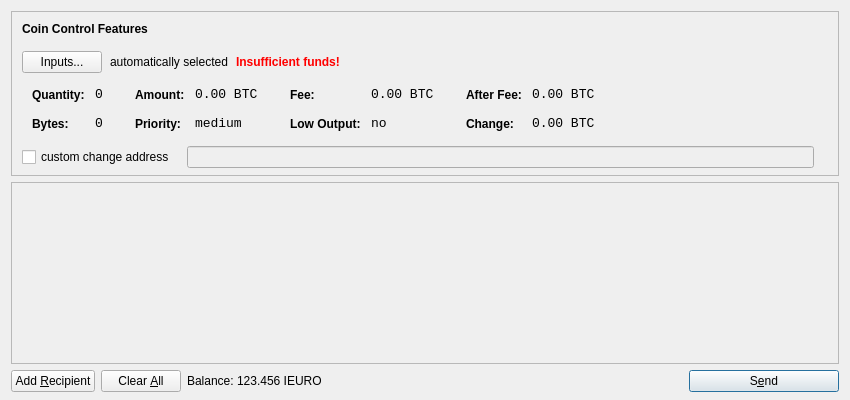
<?xml version="1.0" encoding="UTF-8"?>
<ui version="4.0">
 <class>SendCoinsDialog</class>
 <widget class="QDialog" name="SendCoinsDialog">
  <property name="geometry">
   <rect>
    <x>0</x>
    <y>0</y>
    <width>850</width>
    <height>400</height>
   </rect>
  </property>
  <property name="windowTitle">
   <string>Send Coins</string>
  </property>
  <layout class="QVBoxLayout" name="verticalLayout" stretch="0,1,0">
   <property name="bottomMargin">
    <number>8</number>
   </property>
   <item>
    <widget class="QFrame" name="frameCoinControl">
     <property name="sizePolicy">
      <sizepolicy hsizetype="Expanding" vsizetype="Expanding">
       <horstretch>0</horstretch>
       <verstretch>0</verstretch>
      </sizepolicy>
     </property>
     <property name="maximumSize">
      <size>
       <width>16777215</width>
       <height>16777215</height>
      </size>
     </property>
     <property name="frameShape">
      <enum>QFrame::StyledPanel</enum>
     </property>
     <property name="frameShadow">
      <enum>QFrame::Sunken</enum>
     </property>
     <layout class="QVBoxLayout" name="verticalLayoutCoinControl2">
      <property name="spacing">
       <number>6</number>
      </property>
      <property name="leftMargin">
       <number>0</number>
      </property>
      <property name="topMargin">
       <number>0</number>
      </property>
      <property name="rightMargin">
       <number>0</number>
      </property>
      <property name="bottomMargin">
       <number>6</number>
      </property>
      <item>
       <layout class="QVBoxLayout" name="verticalLayoutCoinControl" stretch="0,0,0,0,1">
        <property name="spacing">
         <number>0</number>
        </property>
        <property name="leftMargin">
         <number>10</number>
        </property>
        <property name="topMargin">
         <number>10</number>
        </property>
        <item>
         <layout class="QHBoxLayout" name="horizontalLayoutCoinControl1">
          <property name="bottomMargin">
           <number>15</number>
          </property>
          <item>
           <widget class="QLabel" name="labelCoinControlFeatures">
            <property name="sizePolicy">
             <sizepolicy hsizetype="Preferred" vsizetype="Maximum">
              <horstretch>0</horstretch>
              <verstretch>0</verstretch>
             </sizepolicy>
            </property>
            <property name="font">
             <font>
              <weight>75</weight>
              <bold>true</bold>
             </font>
            </property>
            <property name="styleSheet">
             <string notr="true">font-weight:bold;</string>
            </property>
            <property name="text">
             <string>Coin Control Features</string>
            </property>
           </widget>
          </item>
         </layout>
        </item>
        <item>
         <layout class="QHBoxLayout" name="horizontalLayoutCoinControl2" stretch="0,0,0,0">
          <property name="spacing">
           <number>8</number>
          </property>
          <property name="bottomMargin">
           <number>10</number>
          </property>
          <item>
           <widget class="QPushButton" name="pushButtonCoinControl">
            <property name="styleSheet">
             <string notr="true"/>
            </property>
            <property name="text">
             <string>Inputs...</string>
            </property>
           </widget>
          </item>
          <item>
           <widget class="QLabel" name="labelCoinControlAutomaticallySelected">
            <property name="text">
             <string>automatically selected</string>
            </property>
            <property name="margin">
             <number>5</number>
            </property>
           </widget>
          </item>
          <item>
           <widget class="QLabel" name="labelCoinControlInsuffFunds">
            <property name="font">
             <font>
              <weight>75</weight>
              <bold>true</bold>
             </font>
            </property>
            <property name="styleSheet">
             <string notr="true">color:red;font-weight:bold;</string>
            </property>
            <property name="text">
             <string>Insufficient funds!</string>
            </property>
            <property name="margin">
             <number>5</number>
            </property>
           </widget>
          </item>
          <item>
           <spacer name="horizontalSpacerCoinControl">
            <property name="orientation">
             <enum>Qt::Horizontal</enum>
            </property>
            <property name="sizeHint" stdset="0">
             <size>
              <width>40</width>
              <height>1</height>
             </size>
            </property>
           </spacer>
          </item>
         </layout>
        </item>
        <item>
         <widget class="QWidget" name="widgetCoinControl" native="true">
          <property name="sizePolicy">
           <sizepolicy hsizetype="Preferred" vsizetype="Preferred">
            <horstretch>0</horstretch>
            <verstretch>0</verstretch>
           </sizepolicy>
          </property>
          <property name="minimumSize">
           <size>
            <width>0</width>
            <height>0</height>
           </size>
          </property>
          <property name="styleSheet">
           <string notr="true"/>
          </property>
          <layout class="QHBoxLayout" name="horizontalLayoutCoinControl5">
           <property name="leftMargin">
            <number>0</number>
           </property>
           <property name="topMargin">
            <number>0</number>
           </property>
           <property name="rightMargin">
            <number>0</number>
           </property>
           <property name="bottomMargin">
            <number>0</number>
           </property>
           <item>
            <layout class="QHBoxLayout" name="horizontalLayoutCoinControl3" stretch="0,0,0,1">
             <property name="spacing">
              <number>20</number>
             </property>
             <property name="topMargin">
              <number>0</number>
             </property>
             <property name="bottomMargin">
              <number>10</number>
             </property>
             <item>
              <layout class="QFormLayout" name="formLayoutCoinControl1">
               <property name="horizontalSpacing">
                <number>10</number>
               </property>
               <property name="verticalSpacing">
                <number>14</number>
               </property>
               <property name="leftMargin">
                <number>10</number>
               </property>
               <property name="topMargin">
                <number>4</number>
               </property>
               <property name="rightMargin">
                <number>6</number>
               </property>
               <item row="0" column="0">
                <widget class="QLabel" name="labelCoinControlQuantityText">
                 <property name="styleSheet">
                  <string notr="true">font-weight:bold;</string>
                 </property>
                 <property name="text">
                  <string>Quantity:</string>
                 </property>
                 <property name="margin">
                  <number>0</number>
                 </property>
                </widget>
               </item>
               <item row="0" column="1">
                <widget class="QLabel" name="labelCoinControlQuantity">
                 <property name="font">
                  <font>
                   <family>Monospace</family>
                   <pointsize>10</pointsize>
                  </font>
                 </property>
                 <property name="cursor">
                  <cursorShape>IBeamCursor</cursorShape>
                 </property>
                 <property name="contextMenuPolicy">
                  <enum>Qt::ActionsContextMenu</enum>
                 </property>
                 <property name="text">
                  <string notr="true">0</string>
                 </property>
                 <property name="margin">
                  <number>0</number>
                 </property>
                 <property name="textInteractionFlags">
                  <set>Qt::LinksAccessibleByMouse|Qt::TextSelectableByKeyboard|Qt::TextSelectableByMouse</set>
                 </property>
                </widget>
               </item>
               <item row="1" column="0">
                <widget class="QLabel" name="labelCoinControlBytesText">
                 <property name="styleSheet">
                  <string notr="true">font-weight:bold;</string>
                 </property>
                 <property name="text">
                  <string>Bytes:</string>
                 </property>
                </widget>
               </item>
               <item row="1" column="1">
                <widget class="QLabel" name="labelCoinControlBytes">
                 <property name="font">
                  <font>
                   <family>Monospace</family>
                   <pointsize>10</pointsize>
                  </font>
                 </property>
                 <property name="cursor">
                  <cursorShape>IBeamCursor</cursorShape>
                 </property>
                 <property name="contextMenuPolicy">
                  <enum>Qt::ActionsContextMenu</enum>
                 </property>
                 <property name="text">
                  <string notr="true">0</string>
                 </property>
                 <property name="textInteractionFlags">
                  <set>Qt::LinksAccessibleByMouse|Qt::TextSelectableByKeyboard|Qt::TextSelectableByMouse</set>
                 </property>
                </widget>
               </item>
              </layout>
             </item>
             <item>
              <layout class="QFormLayout" name="formLayoutCoinControl2">
               <property name="horizontalSpacing">
                <number>10</number>
               </property>
               <property name="verticalSpacing">
                <number>14</number>
               </property>
               <property name="leftMargin">
                <number>6</number>
               </property>
               <property name="topMargin">
                <number>4</number>
               </property>
               <property name="rightMargin">
                <number>6</number>
               </property>
               <item row="0" column="0">
                <widget class="QLabel" name="labelCoinControlAmountText">
                 <property name="styleSheet">
                  <string notr="true">font-weight:bold;</string>
                 </property>
                 <property name="text">
                  <string>Amount:</string>
                 </property>
                 <property name="margin">
                  <number>0</number>
                 </property>
                </widget>
               </item>
               <item row="0" column="1">
                <widget class="QLabel" name="labelCoinControlAmount">
                 <property name="font">
                  <font>
                   <family>Monospace</family>
                   <pointsize>10</pointsize>
                  </font>
                 </property>
                 <property name="cursor">
                  <cursorShape>IBeamCursor</cursorShape>
                 </property>
                 <property name="contextMenuPolicy">
                  <enum>Qt::ActionsContextMenu</enum>
                 </property>
                 <property name="text">
                  <string notr="true">0.00 BTC</string>
                 </property>
                 <property name="textInteractionFlags">
                  <set>Qt::LinksAccessibleByMouse|Qt::TextSelectableByKeyboard|Qt::TextSelectableByMouse</set>
                 </property>
                </widget>
               </item>
               <item row="1" column="0">
                <widget class="QLabel" name="labelCoinControlPriorityText">
                 <property name="styleSheet">
                  <string notr="true">font-weight:bold;</string>
                 </property>
                 <property name="text">
                  <string>Priority:</string>
                 </property>
                </widget>
               </item>
               <item row="1" column="1">
                <widget class="QLabel" name="labelCoinControlPriority">
                 <property name="font">
                  <font>
                   <family>Monospace</family>
                   <pointsize>10</pointsize>
                  </font>
                 </property>
                 <property name="cursor">
                  <cursorShape>IBeamCursor</cursorShape>
                 </property>
                 <property name="contextMenuPolicy">
                  <enum>Qt::ActionsContextMenu</enum>
                 </property>
                 <property name="text">
                  <string>medium</string>
                 </property>
                 <property name="textInteractionFlags">
                  <set>Qt::LinksAccessibleByMouse|Qt::TextSelectableByKeyboard|Qt::TextSelectableByMouse</set>
                 </property>
                </widget>
               </item>
              </layout>
             </item>
             <item>
              <layout class="QFormLayout" name="formLayoutCoinControl3">
               <property name="horizontalSpacing">
                <number>10</number>
               </property>
               <property name="verticalSpacing">
                <number>14</number>
               </property>
               <property name="leftMargin">
                <number>6</number>
               </property>
               <property name="topMargin">
                <number>4</number>
               </property>
               <property name="rightMargin">
                <number>6</number>
               </property>
               <item row="0" column="0">
                <widget class="QLabel" name="labelCoinControlFeeText">
                 <property name="styleSheet">
                  <string notr="true">font-weight:bold;</string>
                 </property>
                 <property name="text">
                  <string>Fee:</string>
                 </property>
                 <property name="margin">
                  <number>0</number>
                 </property>
                </widget>
               </item>
               <item row="0" column="1">
                <widget class="QLabel" name="labelCoinControlFee">
                 <property name="font">
                  <font>
                   <family>Monospace</family>
                   <pointsize>10</pointsize>
                  </font>
                 </property>
                 <property name="cursor">
                  <cursorShape>IBeamCursor</cursorShape>
                 </property>
                 <property name="contextMenuPolicy">
                  <enum>Qt::ActionsContextMenu</enum>
                 </property>
                 <property name="text">
                  <string notr="true">0.00 BTC</string>
                 </property>
                 <property name="textInteractionFlags">
                  <set>Qt::LinksAccessibleByMouse|Qt::TextSelectableByKeyboard|Qt::TextSelectableByMouse</set>
                 </property>
                </widget>
               </item>
               <item row="1" column="0">
                <widget class="QLabel" name="labelCoinControlLowOutputText">
                 <property name="styleSheet">
                  <string notr="true">font-weight:bold;</string>
                 </property>
                 <property name="text">
                  <string>Low Output:</string>
                 </property>
                </widget>
               </item>
               <item row="1" column="1">
                <widget class="QLabel" name="labelCoinControlLowOutput">
                 <property name="font">
                  <font>
                   <family>Monospace</family>
                   <pointsize>10</pointsize>
                  </font>
                 </property>
                 <property name="cursor">
                  <cursorShape>IBeamCursor</cursorShape>
                 </property>
                 <property name="contextMenuPolicy">
                  <enum>Qt::ActionsContextMenu</enum>
                 </property>
                 <property name="text">
                  <string>no</string>
                 </property>
                 <property name="textInteractionFlags">
                  <set>Qt::LinksAccessibleByMouse|Qt::TextSelectableByKeyboard|Qt::TextSelectableByMouse</set>
                 </property>
                </widget>
               </item>
              </layout>
             </item>
             <item>
              <layout class="QFormLayout" name="formLayoutCoinControl4">
               <property name="horizontalSpacing">
                <number>10</number>
               </property>
               <property name="verticalSpacing">
                <number>14</number>
               </property>
               <property name="leftMargin">
                <number>6</number>
               </property>
               <property name="topMargin">
                <number>4</number>
               </property>
               <property name="rightMargin">
                <number>6</number>
               </property>
               <item row="0" column="0">
                <widget class="QLabel" name="labelCoinControlAfterFeeText">
                 <property name="styleSheet">
                  <string notr="true">font-weight:bold;</string>
                 </property>
                 <property name="text">
                  <string>After Fee:</string>
                 </property>
                 <property name="margin">
                  <number>0</number>
                 </property>
                </widget>
               </item>
               <item row="0" column="1">
                <widget class="QLabel" name="labelCoinControlAfterFee">
                 <property name="font">
                  <font>
                   <family>Monospace</family>
                   <pointsize>10</pointsize>
                  </font>
                 </property>
                 <property name="cursor">
                  <cursorShape>IBeamCursor</cursorShape>
                 </property>
                 <property name="contextMenuPolicy">
                  <enum>Qt::ActionsContextMenu</enum>
                 </property>
                 <property name="text">
                  <string notr="true">0.00 BTC</string>
                 </property>
                 <property name="textInteractionFlags">
                  <set>Qt::LinksAccessibleByMouse|Qt::TextSelectableByKeyboard|Qt::TextSelectableByMouse</set>
                 </property>
                </widget>
               </item>
               <item row="1" column="0">
                <widget class="QLabel" name="labelCoinControlChangeText">
                 <property name="styleSheet">
                  <string notr="true">font-weight:bold;</string>
                 </property>
                 <property name="text">
                  <string>Change:</string>
                 </property>
                </widget>
               </item>
               <item row="1" column="1">
                <widget class="QLabel" name="labelCoinControlChange">
                 <property name="font">
                  <font>
                   <family>Monospace</family>
                   <pointsize>10</pointsize>
                  </font>
                 </property>
                 <property name="cursor">
                  <cursorShape>IBeamCursor</cursorShape>
                 </property>
                 <property name="contextMenuPolicy">
                  <enum>Qt::ActionsContextMenu</enum>
                 </property>
                 <property name="text">
                  <string notr="true">0.00 BTC</string>
                 </property>
                 <property name="textInteractionFlags">
                  <set>Qt::LinksAccessibleByMouse|Qt::TextSelectableByKeyboard|Qt::TextSelectableByMouse</set>
                 </property>
                </widget>
               </item>
              </layout>
             </item>
            </layout>
           </item>
          </layout>
         </widget>
        </item>
        <item>
         <layout class="QHBoxLayout" name="horizontalLayoutCoinControl4" stretch="0,0,0">
          <property name="spacing">
           <number>12</number>
          </property>
          <property name="sizeConstraint">
           <enum>QLayout::SetDefaultConstraint</enum>
          </property>
          <property name="topMargin">
           <number>5</number>
          </property>
          <property name="rightMargin">
           <number>5</number>
          </property>
          <item>
           <widget class="QCheckBox" name="checkBoxCoinControlChange">
            <property name="text">
             <string>custom change address</string>
            </property>
           </widget>
          </item>
          <item>
           <widget class="QLineEdit" name="lineEditCoinControlChange">
            <property name="enabled">
             <bool>false</bool>
            </property>
            <property name="sizePolicy">
             <sizepolicy hsizetype="Expanding" vsizetype="Fixed">
              <horstretch>0</horstretch>
              <verstretch>0</verstretch>
             </sizepolicy>
            </property>
           </widget>
          </item>
          <item>
           <widget class="QLabel" name="labelCoinControlChangeLabel">
            <property name="sizePolicy">
             <sizepolicy hsizetype="Preferred" vsizetype="Expanding">
              <horstretch>0</horstretch>
              <verstretch>0</verstretch>
             </sizepolicy>
            </property>
            <property name="minimumSize">
             <size>
              <width>0</width>
              <height>0</height>
             </size>
            </property>
            <property name="text">
             <string/>
            </property>
            <property name="margin">
             <number>3</number>
            </property>
           </widget>
          </item>
         </layout>
        </item>
        <item>
         <spacer name="verticalSpacerCoinControl">
          <property name="orientation">
           <enum>Qt::Vertical</enum>
          </property>
          <property name="sizeHint" stdset="0">
           <size>
            <width>800</width>
            <height>1</height>
           </size>
          </property>
         </spacer>
        </item>
       </layout>
      </item>
     </layout>
    </widget>
   </item>
   <item>
    <widget class="QScrollArea" name="scrollArea">
     <property name="widgetResizable">
      <bool>true</bool>
     </property>
     <widget class="QWidget" name="scrollAreaWidgetContents">
      <property name="geometry">
       <rect>
        <x>0</x>
        <y>0</y>
        <width>830</width>
        <height>172</height>
       </rect>
      </property>
      <layout class="QVBoxLayout" name="verticalLayout_2">
       <property name="leftMargin">
        <number>0</number>
       </property>
       <property name="topMargin">
        <number>0</number>
       </property>
       <property name="rightMargin">
        <number>0</number>
       </property>
       <property name="bottomMargin">
        <number>0</number>
       </property>
       <item>
        <layout class="QVBoxLayout" name="entries">
         <property name="spacing">
          <number>6</number>
         </property>
        </layout>
       </item>
       <item>
        <spacer name="verticalSpacer">
         <property name="orientation">
          <enum>Qt::Vertical</enum>
         </property>
         <property name="sizeHint" stdset="0">
          <size>
           <width>20</width>
           <height>40</height>
          </size>
         </property>
        </spacer>
       </item>
      </layout>
     </widget>
    </widget>
   </item>
   <item>
    <layout class="QHBoxLayout" name="horizontalLayout">
     <item>
      <widget class="QPushButton" name="addButton">
       <property name="toolTip">
        <string>Send to multiple recipients at once</string>
       </property>
       <property name="text">
        <string>Add &amp;Recipient</string>
       </property>
       <property name="icon">
        <iconset resource="../bitcoin.qrc">
         <normaloff>:/icons/add</normaloff>:/icons/add</iconset>
       </property>
       <property name="iconSize">
        <size>
         <width>14</width>
         <height>14</height>
        </size>
       </property>
       <property name="autoDefault">
        <bool>false</bool>
       </property>
      </widget>
     </item>
     <item>
      <widget class="QPushButton" name="clearButton">
       <property name="sizePolicy">
        <sizepolicy hsizetype="Minimum" vsizetype="Fixed">
         <horstretch>0</horstretch>
         <verstretch>0</verstretch>
        </sizepolicy>
       </property>
       <property name="toolTip">
        <string>Remove all transaction fields</string>
       </property>
       <property name="text">
        <string>Clear &amp;All</string>
       </property>
       <property name="icon">
        <iconset resource="../bitcoin.qrc">
         <normaloff>:/icons/remove</normaloff>:/icons/remove</iconset>
       </property>
       <property name="iconSize">
        <size>
         <width>14</width>
         <height>14</height>
        </size>
       </property>
       <property name="autoRepeatDelay">
        <number>300</number>
       </property>
       <property name="autoDefault">
        <bool>false</bool>
       </property>
      </widget>
     </item>
     <item>
      <layout class="QHBoxLayout" name="horizontalLayout_2">
       <property name="spacing">
        <number>3</number>
       </property>
       <item>
        <widget class="QLabel" name="label">
         <property name="text">
          <string>Balance:</string>
         </property>
        </widget>
       </item>
       <item>
        <widget class="QLabel" name="labelBalance">
         <property name="cursor">
          <cursorShape>IBeamCursor</cursorShape>
         </property>
         <property name="text">
          <string>123.456 IEURO</string>
         </property>
         <property name="textInteractionFlags">
          <set>Qt::LinksAccessibleByMouse|Qt::TextSelectableByKeyboard|Qt::TextSelectableByMouse</set>
         </property>
        </widget>
       </item>
      </layout>
     </item>
     <item>
      <spacer name="horizontalSpacer">
       <property name="orientation">
        <enum>Qt::Horizontal</enum>
       </property>
       <property name="sizeHint" stdset="0">
        <size>
         <width>40</width>
         <height>20</height>
        </size>
       </property>
      </spacer>
     </item>
     <item>
      <widget class="QPushButton" name="sendButton">
       <property name="minimumSize">
        <size>
         <width>150</width>
         <height>0</height>
        </size>
       </property>
       <property name="toolTip">
        <string>Confirm the send action</string>
       </property>
       <property name="text">
        <string>S&amp;end</string>
       </property>
       <property name="icon">
        <iconset resource="../bitcoin.qrc">
         <normaloff>:/icons/send</normaloff>:/icons/send</iconset>
       </property>
       <property name="iconSize">
        <size>
         <width>14</width>
         <height>14</height>
        </size>
       </property>
       <property name="default">
        <bool>true</bool>
       </property>
      </widget>
     </item>
    </layout>
   </item>
  </layout>
 </widget>
 <resources>
  <include location="../bitcoin.qrc"/>
 </resources>
 <connections/>
</ui>
